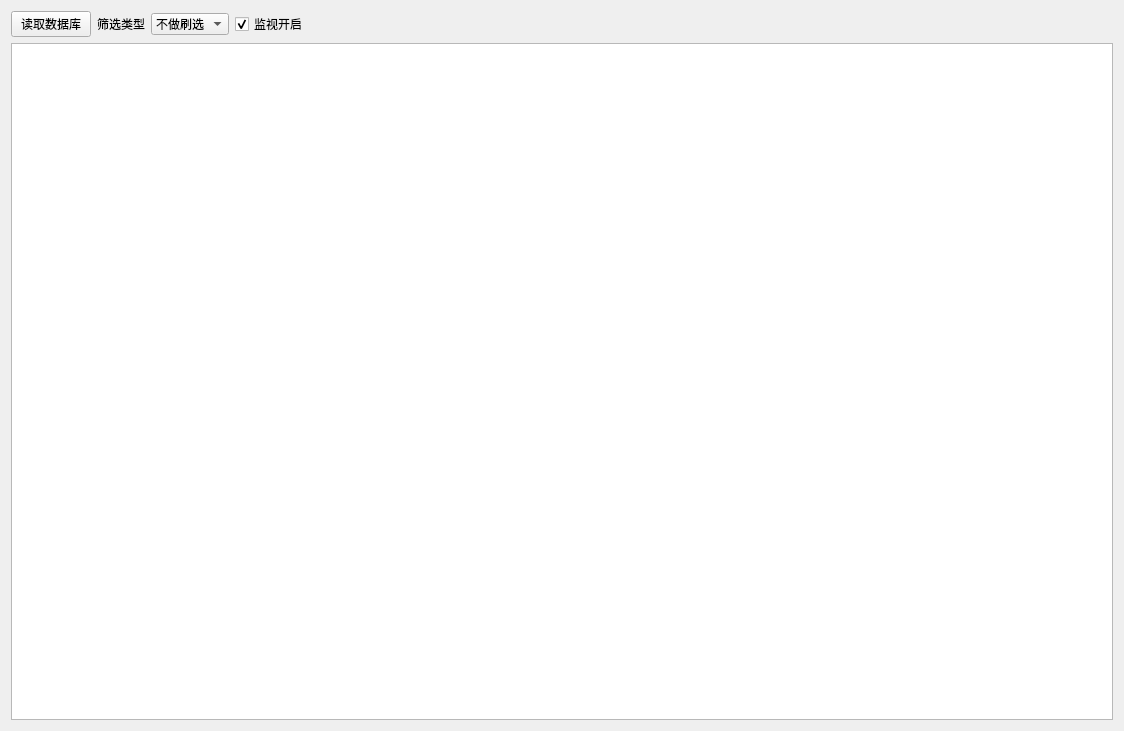
<?xml version="1.0" encoding="UTF-8"?>
<ui version="4.0">
 <class>MonitorView</class>
 <widget class="QWidget" name="MonitorView">
  <property name="geometry">
   <rect>
    <x>0</x>
    <y>0</y>
    <width>1124</width>
    <height>731</height>
   </rect>
  </property>
  <property name="windowTitle">
   <string>Form</string>
  </property>
  <layout class="QVBoxLayout" name="verticalLayout_2" stretch="1,5">
   <item>
    <layout class="QHBoxLayout" name="horizontalLayout" stretch="1,0,0,0,10">
     <item>
      <widget class="QPushButton" name="pushButto_on">
       <property name="text">
        <string>读取数据库</string>
       </property>
      </widget>
     </item>
     <item>
      <widget class="QLabel" name="label">
       <property name="text">
        <string>筛选类型</string>
       </property>
      </widget>
     </item>
     <item>
      <widget class="QComboBox" name="comboBox_choose">
       <item>
        <property name="text">
         <string>不做刷选</string>
        </property>
       </item>
       <item>
        <property name="text">
         <string>CAN</string>
        </property>
       </item>
       <item>
        <property name="text">
         <string>1553can</string>
        </property>
       </item>
      </widget>
     </item>
     <item>
      <widget class="QCheckBox" name="checkBox">
       <property name="text">
        <string>监视开启</string>
       </property>
       <property name="checked">
        <bool>true</bool>
       </property>
      </widget>
     </item>
     <item>
      <spacer name="horizontalSpacer">
       <property name="orientation">
        <enum>Qt::Horizontal</enum>
       </property>
       <property name="sizeHint" stdset="0">
        <size>
         <width>40</width>
         <height>20</height>
        </size>
       </property>
      </spacer>
     </item>
    </layout>
   </item>
   <item>
    <layout class="QHBoxLayout" name="horizontalLayout_2">
     <item>
      <widget class="QTableView" name="m_monistor_view"/>
     </item>
    </layout>
   </item>
  </layout>
 </widget>
 <resources/>
 <connections/>
</ui>
